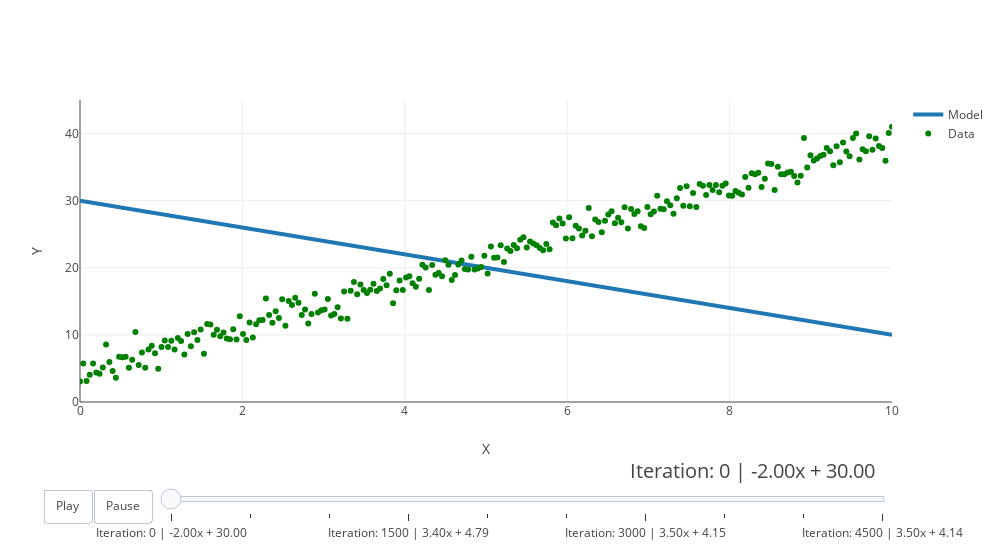

Notebook cell for this chart:
### Code cell
plotly.offline.iplot(figure, show_link=False)

### Figure 1 — Plotly figure (JSON) as saved in the notebook; plotly's stock layout.template omitted (floating-point values rounded to 4 significant figures; data arrays with more than 128 entries replaced by an {"elided": "..."} marker saying what was removed)
{"data": [{"line": {"width": 4}, "name": "Model", "x": {"elided": "250 float values"}, "y": {"elided": "250 float values"}}, {"marker": {"color": "green"}, "mode": "markers", "name": "Data", "x": {"elided": "250 float values"}, "y": {"elided": "250 float values"}}], "layout": {"hovermode": "closest", "sliders": [{"active": -1, "currentvalue": {"font": {"size": 20}, "prefix": "", "visible": true, "xanchor": "right"}, "len": 0.9, "pad": {"b": 10, "t": 50}, "steps": [{"args": [[0], {"frame": {"redraw": false}, "mode": "immediate", "transition": {"duration": 800}}], "label": "Iteration: 0 | -2.00x + 30.00", "method": "animate"}, {"args": [[500], {"frame": {"redraw": false}, "mode": "immediate", "transition": {"duration": 800}}], "label": "Iteration: 500 | 2.35x + 11.76", "method": "animate"}, {"args": [[1000], {"frame": {"redraw": false}, "mode": "immediate", "transition": {"duration": 800}}], "label": "Iteration: 1000 | 3.16x + 6.36", "method": "animate"}, {"args": [[1500], {"frame": {"redraw": false}, "mode": "immediate", "transition": {"duration": 800}}], "label": "Iteration: 1500 | 3.40x + 4.79", "method": "animate"}, {"args": [[2000], {"frame": {"redraw": false}, "mode": "immediate", "transition": {"duration": 800}}], "label": "Iteration: 2000 | 3.47x + 4.33", "method": "animate"}, {"args": [[2500], {"frame": {"redraw": false}, "mode": "immediate", "transition": {"duration": 800}}], "label": "Iteration: 2500 | 3.49x + 4.19", "method": "animate"}, {"args": [[3000], {"frame": {"redraw": false}, "mode": "immediate", "transition": {"duration": 800}}], "label": "Iteration: 3000 | 3.50x + 4.15", "method": "animate"}, {"args": [[3500], {"frame": {"redraw": false}, "mode": "immediate", "transition": {"duration": 800}}], "label": "Iteration: 3500 | 3.50x + 4.14", "method": "animate"}, {"args": [[4000], {"frame": {"redraw": false}, "mode": "immediate", "transition": {"duration": 800}}], "label": "Iteration: 4000 | 3.50x + 4.14", "method": "animate"}, {"args": [[4500], {"frame": {"redraw": false}, "mode": "immediate", "transition": {"duration": 800}}], "label": "Iteration: 4500 | 3.50x + 4.14", "method": "animate"}], "transition": {"duration": 800}, "x": 0.1, "xanchor": "left", "y": 0, "yanchor": "top"}], "updatemenus": [{"buttons": [{"args": [null, {"frame": {"duration": 800, "redraw": false}, "fromcurrent": true, "transition": {"duration": 800}}], "label": "Play", "method": "animate"}, {"args": [[null], {"frame": {"duration": 0, "redraw": false}, "mode": "immediate", "transition": {"duration": 0}}], "label": "Pause", "method": "animate"}], "direction": "left", "pad": {"r": 10, "t": 87}, "showactive": false, "type": "buttons", "x": 0.1, "xanchor": "right", "y": 0, "yanchor": "top"}], "width": "1000", "xaxis": {"range": [0, 10], "title": "X"}, "yaxis": {"range": [0, 45], "title": "Y"}}}
